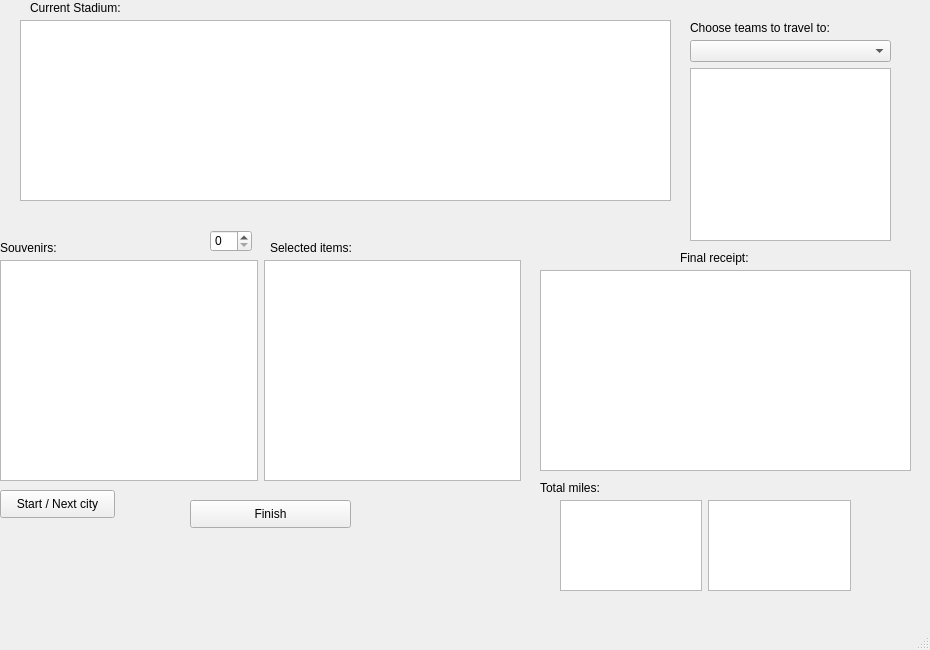
<?xml version="1.0" encoding="UTF-8"?>
<ui version="4.0">
 <class>customrecursivetrip</class>
 <widget class="QMainWindow" name="customrecursivetrip">
  <property name="geometry">
   <rect>
    <x>0</x>
    <y>0</y>
    <width>930</width>
    <height>650</height>
   </rect>
  </property>
  <property name="windowTitle">
   <string>MainWindow</string>
  </property>
  <widget class="QWidget" name="centralwidget">
   <widget class="QLabel" name="label_4">
    <property name="geometry">
     <rect>
      <x>680</x>
      <y>250</y>
      <width>291</width>
      <height>16</height>
     </rect>
    </property>
    <property name="text">
     <string>Final receipt:</string>
    </property>
   </widget>
   <widget class="QPushButton" name="pushButton_4">
    <property name="geometry">
     <rect>
      <x>190</x>
      <y>500</y>
      <width>161</width>
      <height>28</height>
     </rect>
    </property>
    <property name="text">
     <string>Finish</string>
    </property>
   </widget>
   <widget class="QWidget" name="layoutWidget">
    <property name="geometry">
     <rect>
      <x>690</x>
      <y>40</y>
      <width>201</width>
      <height>201</height>
     </rect>
    </property>
    <layout class="QVBoxLayout" name="verticalLayout">
     <item>
      <widget class="QComboBox" name="recursive_comboBox_custom"/>
     </item>
     <item>
      <widget class="QListWidget" name="recursive_listWidget_custom"/>
     </item>
    </layout>
   </widget>
   <widget class="QLabel" name="label">
    <property name="geometry">
     <rect>
      <x>30</x>
      <y>0</y>
      <width>291</width>
      <height>16</height>
     </rect>
    </property>
    <property name="text">
     <string>Current Stadium: </string>
    </property>
   </widget>
   <widget class="QSpinBox" name="spinBox">
    <property name="geometry">
     <rect>
      <x>210</x>
      <y>230</y>
      <width>42</width>
      <height>22</height>
     </rect>
    </property>
   </widget>
   <widget class="QListWidget" name="recursive_listWidget_custom_2">
    <property name="geometry">
     <rect>
      <x>20</x>
      <y>20</y>
      <width>651</width>
      <height>181</height>
     </rect>
    </property>
   </widget>
   <widget class="QPushButton" name="pushButton_3">
    <property name="geometry">
     <rect>
      <x>0</x>
      <y>490</y>
      <width>115</width>
      <height>28</height>
     </rect>
    </property>
    <property name="text">
     <string>Start / Next city</string>
    </property>
   </widget>
   <widget class="QLabel" name="label_2">
    <property name="geometry">
     <rect>
      <x>0</x>
      <y>240</y>
      <width>291</width>
      <height>16</height>
     </rect>
    </property>
    <property name="text">
     <string>Souvenirs:                         </string>
    </property>
   </widget>
   <widget class="QListWidget" name="recursive_listWidget_custom_6">
    <property name="geometry">
     <rect>
      <x>540</x>
      <y>270</y>
      <width>371</width>
      <height>201</height>
     </rect>
    </property>
   </widget>
   <widget class="QLabel" name="label_3">
    <property name="geometry">
     <rect>
      <x>690</x>
      <y>20</y>
      <width>291</width>
      <height>16</height>
     </rect>
    </property>
    <property name="text">
     <string>Choose teams to travel to:</string>
    </property>
   </widget>
   <widget class="QLabel" name="label_5">
    <property name="geometry">
     <rect>
      <x>540</x>
      <y>480</y>
      <width>291</width>
      <height>16</height>
     </rect>
    </property>
    <property name="text">
     <string>Total miles:</string>
    </property>
   </widget>
   <widget class="QWidget" name="layoutWidget_2">
    <property name="geometry">
     <rect>
      <x>0</x>
      <y>260</y>
      <width>521</width>
      <height>221</height>
     </rect>
    </property>
    <layout class="QHBoxLayout" name="horizontalLayout_2">
     <item>
      <widget class="QListWidget" name="recursive_listWidget_custom_3"/>
     </item>
     <item>
      <widget class="QListWidget" name="recursive_listWidget_custom_5"/>
     </item>
    </layout>
   </widget>
   <widget class="QLabel" name="label_6">
    <property name="geometry">
     <rect>
      <x>270</x>
      <y>240</y>
      <width>291</width>
      <height>16</height>
     </rect>
    </property>
    <property name="text">
     <string>Selected items:</string>
    </property>
   </widget>
   <widget class="QWidget" name="layoutWidget_3">
    <property name="geometry">
     <rect>
      <x>560</x>
      <y>500</y>
      <width>291</width>
      <height>91</height>
     </rect>
    </property>
    <layout class="QHBoxLayout" name="horizontalLayout">
     <item>
      <widget class="QListWidget" name="recursive_listWidget_custom_4"/>
     </item>
     <item>
      <widget class="QListWidget" name="recursive_listWidget_custom_7"/>
     </item>
    </layout>
   </widget>
  </widget>
  <widget class="QMenuBar" name="menubar">
   <property name="geometry">
    <rect>
     <x>0</x>
     <y>0</y>
     <width>930</width>
     <height>26</height>
    </rect>
   </property>
  </widget>
  <widget class="QStatusBar" name="statusbar"/>
 </widget>
 <resources/>
 <connections/>
</ui>
